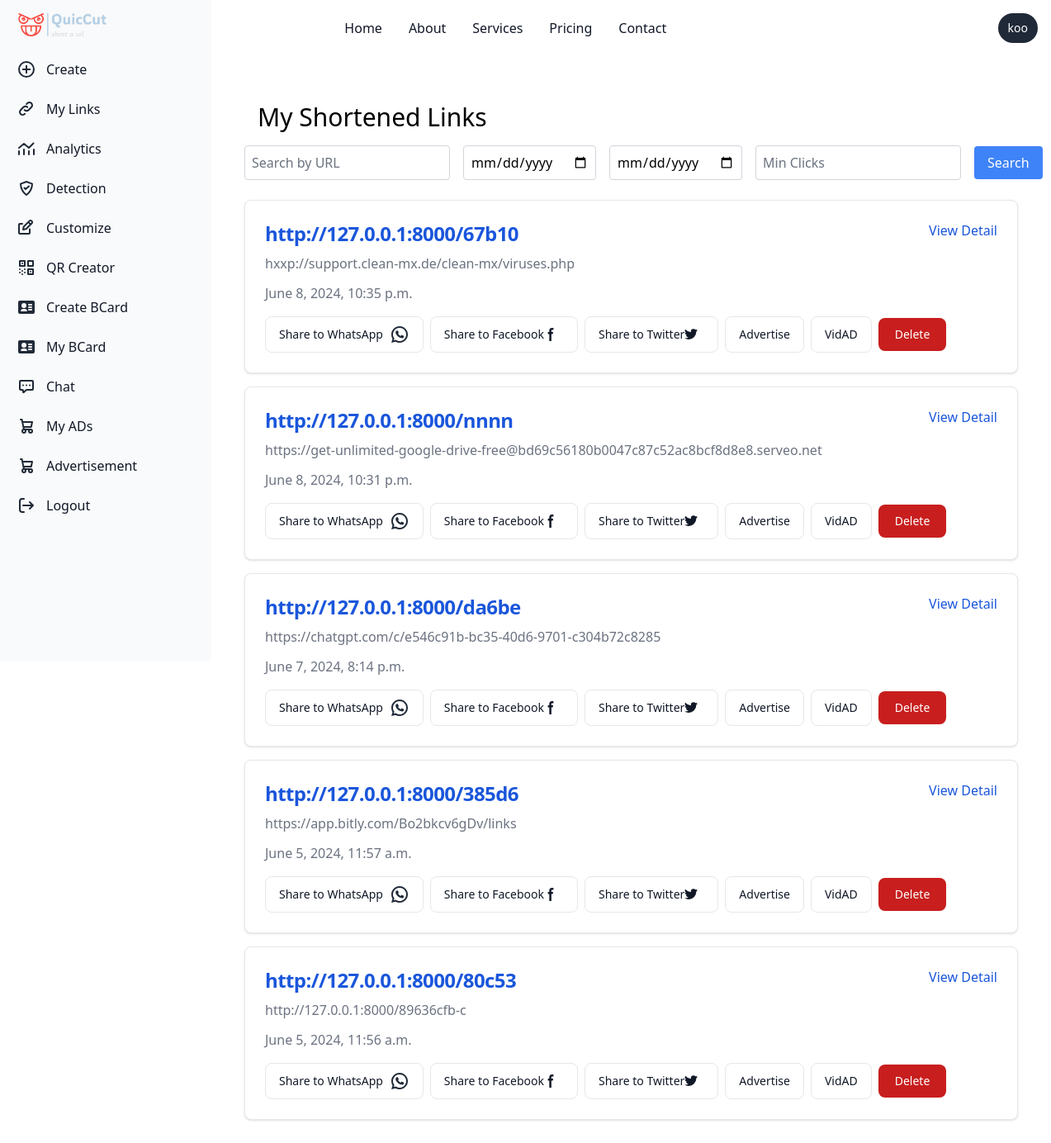
The page /links/ (signed in) on the database as committed earlier.
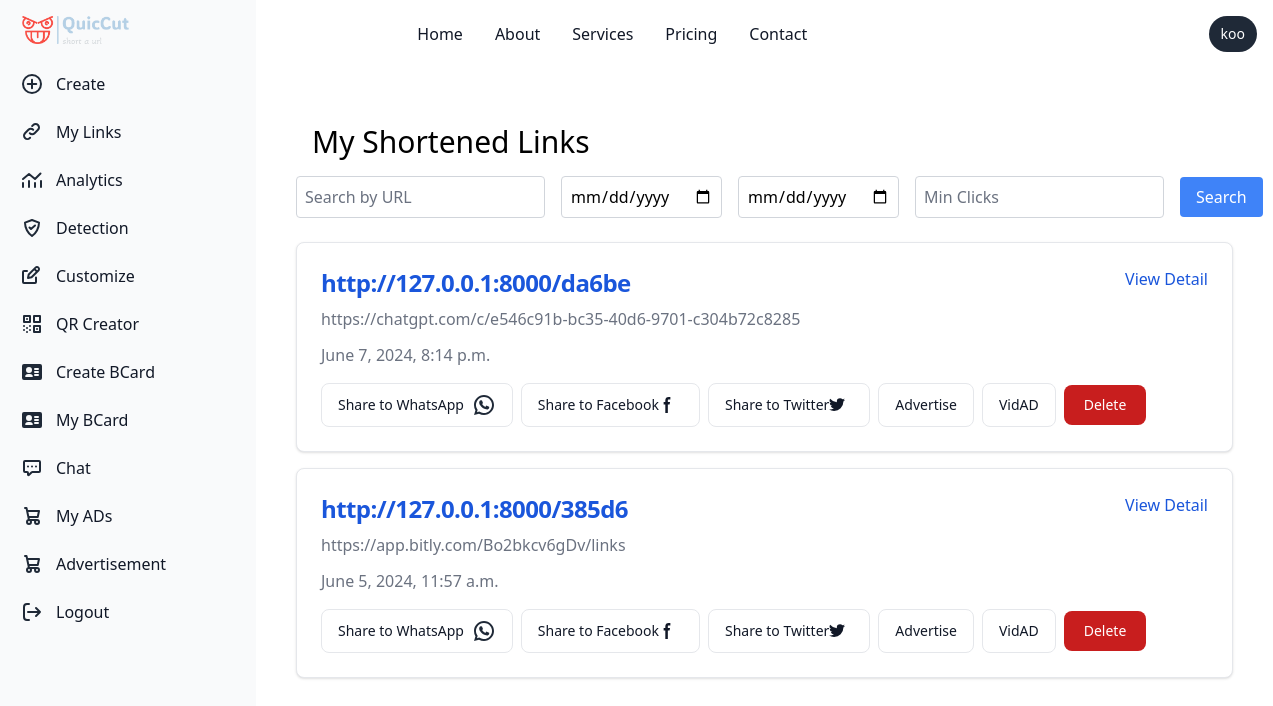
The same page on the database as committed later.
### urlshortner/models.py (models this page shows, shortened)
class ShortURL(models.Model):
    user = models.ForeignKey(User, on_delete=models.CASCADE, null=True, blank=True)
    original_url = models.URLField()
    short_code = models.CharField(max_length=10, unique=True)
    clicks = models.IntegerField(default=0)
    date_created = models.DateTimeField(auto_now_add=True)
    class Meta:
        ordering = ['-date_created']

### user/views.py (the view)
# urls.py: path('links/', user_links, name='user_links'),
@login_required
def user_links(request):
    user_short_urls = ShortURL.objects.filter(user=request.user)
    search_query = request.GET.get('search', '')
    date_from = request.GET.get('date_from', '')
    date_to = request.GET.get('date_to', '')
    min_clicks = request.GET.get('min_clicks', '')
    if search_query:
        user_short_urls = user_short_urls.filter(
            Q(original_url__icontains=search_query) |
            Q(short_code__icontains=search_query)
        )
    if date_from:
        user_short_urls = user_short_urls.filter(date_created__gte=date_from)
    if date_to:
        user_short_urls = user_short_urls.filter(date_created__lte=date_to)
    if min_clicks:
        user_short_urls = user_short_urls.filter(clicks__gte=min_clicks)
    return render(request, 'user/links.html', {'user_short_urls': user_short_urls})

### chat/templatetags/chat_tags.py (called while the page is built)
@register.simple_tag
def unread_message_count(user):
    return Message.objects.filter(receiver=user, is_read=False).count()

### templates/user/links.html (shortened to what the changed rows need)
{% extends 'basehome/base.html' %}
{% load static %}
{% block content %}
<div class="p-10 sm:ml-64">
    <div>
        <h1 class="text-3xl m-4">My Shortened Links</h1>
        {% if user_short_urls %}
            {% for short_url in user_short_urls %}
            <div class="relative mb-4 max-w-full p-6 bg-white border border-gray-200 rounded-lg shadow dark:bg-gray-800 dark:border-gray-700">
                <a href="/{{ short_url.short_code }}">
                    <h5 class="mb-2 text-2xl font-semibold tracking-tight text-blue-700 dark:text-white">http://127.0.0.1:8000/{{ short_url.short_code }}</h5>
                </a>
                <p class="mb-3 font-normal text-gray-500 dark:text-gray-400">{{ short_url.original_url }}</p>
                <p class="mb-3 font-normal text-gray-500 dark:text-gray-400">{{ short_url.date_created }}</p>
                <a href="{% url 'url_details_view' short_code=short_url.short_code %}" class=" hidden md:flex flex-wrap space-x-2 absolute top-2 right-2 text-blue-700 hover:underline p-4">View Detail</a>
                <div class="hidden md:flex flex-wrap space-x-2 mt-4">
                    <button onclick="shareToWhatsApp('http://127.0.0.1:8000/{{ short_url.short_code }}')" class="inline-flex items-center px-4 py-2 text-sm font-medium text-gray-900 bg-white border border-gray-200 rounded-lg hover:bg-gray-100 hover:text-blue-700 focus:z-10 focus:ring-2 focus:ring-blue-700 focus:text-blue-700 dark:bg-gray-800 dark:border-gray-700 dark:text-white dark:hover:text-white dark:hover:bg-gray-700 dark:focus:ring-blue-500 dark:focus:text-white">
                        Share to WhatsApp
                    </button>
                    <button onclick="shareToFacebook('http://127.0.0.1:8000/{{ short_url.short_code }}')" class="inline-flex items-center px-4 py-2 text-sm font-medium text-gray-900 bg-white border border-gray-200 rounded-lg hover:bg-gray-100 hover:text-blue-700 focus:z-10 focus:ring-2 focus:ring-blue-700 focus:text-blue-700 dark:bg-gray-800 dark:border-gray-700 dark:text-white dark:hover:text-white dark:hover:bg-gray-700 dark:focus:ring-blue-500 dark:focus:text-white">
                        Share to Facebook
                        <svg class="w-4 h-4 me-2" aria-hidden="true" xmlns="http://www.w3.org/2000/svg" fill="currentColor" viewBox="0 0 8 19">
                            <path fill-rule="evenodd" d="M6.135 3H8V0H6.135a4.147 4.147 0 0 0-4.142 4.142V6H0v3h2v9.938h3V9h2.021l.592-3H5V3.591A.6.6 0 0 1 5.592 3h.543Z" clip-rule="evenodd"/>
                        </svg>
                    </button>
                    <button onclick="shareToTwitter('http://127.0.0.1:8000/{{ short_url.short_code }}')" class="inline-flex items-center px-4 py-2 text-sm font-medium text-gray-900 bg-white border border-gray-200 rounded-lg hover:bg-gray-100 hover:text-blue-700 focus:z-10 focus:ring-2 focus:ring-blue-700 focus:text-blue-700 dark:bg-gray-800 dark:border-gray-700 dark:text-white dark:hover:text-white dark:hover:bg-gray-700 dark:focus:ring-blue-500 dark:focus:text-white">
                        Share to Twitter
                    </button>
                    <a href="{% url 'content_create' 'campaign' %}?short_url=http://127.0.0.1:8000/{{ short_url.short_code }}" class="inline-flex items-center px-4 py-2 text-sm font-medium text-gray-900 bg-white border border-gray-200 rounded-lg hover:bg-gray-100 hover:text-blue-700 focus:z-10 focus:ring-2 focus:ring-blue-700 focus:text-blue-700 dark:bg-gray-800 dark:border-gray-700 dark:text-white dark:hover:text-white dark:hover:bg-gray-700 dark:focus:ring-blue-500 dark:focus:text-white">
                        Advertise
                    </a>
                    <a href="{% url 'content_create' 'reel' %}?short_url=http://127.0.0.1:8000/{{ short_url.short_code }}" class="inline-flex items-center px-4 py-2 text-sm font-medium text-gray-900 bg-white border border-gray-200 rounded-lg hover:bg-gray-100 hover:text-blue-700 focus:z-10 focus:ring-2 focus:ring-blue-700 focus:text-blue-700 dark:bg-gray-800 dark:border-gray-700 dark:text-white dark:hover:text-white dark:hover:bg-gray-700 dark:focus:ring-blue-500 dark:focus:text-white">
                        VidAD
                    </a>
                    <form action="{% url 'delete_short_url' short_url.short_code %}" method="post" class="inline-flex items-center py-0.5 text-sm font-medium text-gray-900 bg-white rounded-s-lg focus:z-10 focus:ring-2 focus:ring-blue-700 focus:text-blue-700 dark:bg-gray-800 dark:border-gray-700 dark:text-white dark:hover:text-white dark:hover:bg-gray-700 dark:focus:ring-blue-500 dark:focus:text-white">
                            <button data-modal-target="popup-modal" data-modal-toggle="popup-modal" class="focus:outline-none text-white bg-red-700 hover:bg-red-800 focus:ring-4 focus:ring-red-300 font-medium rounded-lg text-sm px-5 py-2.5 me-2 dark:bg-red-600 dark:hover:bg-red-700 dark:focus:ring-red-900" type="button">
                                Delete
                            </button>
                    </form>
                </div>
            </div>
            {% endfor %}
        {% else %}
            <div class="max-w-full p-6 bg-white border border-gray-200 rounded-lg shadow dark:bg-gray-800 dark:border-gray-700">
                <p class="text-center text-lg"> You have not created any short URLs.</p>
            </div>
        {% endif %}
    </div>
</div>
{% endblock %}

Rows that differ between the two databases and show on the page:
removed ShortURL: short_code "67b10", original_url "hxxp://support.clean-mx.de/clean-mx/viruses.php", date_created "June 8, 2024, 10:35 p.m."
removed ShortURL: short_code "nnnn", original_url "https://get-unlimited-google-drive-free@bd69c56180b0047c87c52ac8bcf8d8e8.serveo.net", date_created "June 8, 2024, 10:31 p.m."
removed ShortURL: short_code "80c53", original_url "http://127.0.0.1:8000/89636cfb-c", date_created "June 5, 2024, 11:56 a.m."
